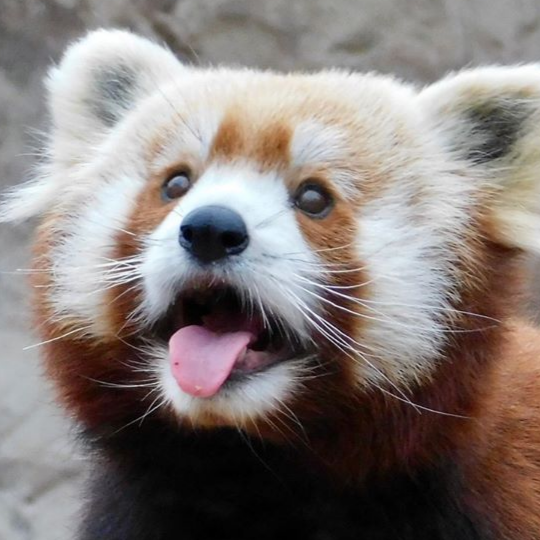
#> input picture assets/sample.png, 540 x 540 px, found by its file name
$ jupyter execute color_analysis.ipynb
#> lines starting #> are read from the running program, lines starting #| are printed output that depends on the picture
[cell 1]
from PIL import Image
import numpy as np
import pandas as pd
import matplotlib.pyplot as plt
import cv2

[cell 2]
def build_color_arrays(path):
    # reads a image, convert colors from BGR to RGB, and then to np array
#> called with path = '../assets/sample.png'
    img = cv2.imread(path)
#> img is the input picture: shape (540, 540, 3); mean B, G, R 120.8, 123.8, 132.7
    img_rgb = cv2.cvtColor(img, cv2.COLOR_BGR2RGB)
    img_to_array = np.asarray(img_rgb)[0]
#> img_to_array = 540 rows, first 8: [109, 105, 104], [110, 106, 105], [112, 108, 107], [115, 111, 110], [118, 114, 113], [120, 116, 115], [122, 118, 117], [122, 121, 117]

    # deals with array, removes duplicates and sorts the df
    df = pd.DataFrame(img_to_array, columns=['r', 'g', 'b'])
#> df = table of 540 rows and 3 columns
    df['duplicate?'] = df.duplicated()
    unique_df = df.loc[df['duplicate?'] == False]
#> unique_df = table of 285 rows and 4 columns
    sorted_df = unique_df.sort_values(['r', 'g', 'b'])
#> sorted_df = table of 285 rows and 4 columns
    del sorted_df['duplicate?']

    # builds python list from dataframe
    color_array_sorted = []
    for color in sorted_df.index:
        r, g, b = sorted_df['r'][color], sorted_df['g'][color], sorted_df['b'][color]
        color_array_sorted.append((r, g, b))
#> this loop made 285 passes
#> (color, r, g, b) on passes 1 to 3: (46, 99, 94, 91), (47, 100, 95, 92), (45, 100, 96, 93)
#> after the loop, color_array_sorted = 285 items, first 6: (99, 94, 91), (100, 95, 92), (100, 96, 93), (100, 98, 97), (100, 99, 98), (101, 100, 99)

    # slices the list into three equal parts, to get bright, medium, and darker colors
    size = len(color_array_sorted)
#> size = 285
    n = int(size / 3)
#> n = 95
    dark = color_array_sorted[0:n]
#> dark = 95 items, first 6: (99, 94, 91), (100, 95, 92), (100, 96, 93), (100, 98, 97), (100, 99, 98), (101, 100, 99)
    medium = color_array_sorted[n:n+n]
#> medium = 95 items, first 6: (128, 124, 121), (128, 125, 116), (128, 127, 121), (129, 127, 124), (129, 128, 124), (129, 129, 120)
    bright = color_array_sorted[n+n:n+n+n]
#> bright = 95 items, first 6: (146, 145, 140), (146, 145, 143), (146, 145, 144), (146, 146, 144), (146, 146, 146), (147, 146, 142)

    return [
        dark,
        medium,
        bright,
        color_array_sorted
    ]

[cell 3]
import random
from PIL import Image


def build_palettes(dark, medium, bright, all_color):
    dark = random.sample(dark, 5)
    medium = random.sample(medium, 5)
    bright = random.sample(bright, 5)
    all_color = random.sample(all_color, 5)

    dark_palette = Image.new(mode='RGBA', size=(100, 500), color=(0, 0, 0))
    medium_palette = Image.new(mode='RGBA', size=(100, 500), color=(0, 0, 0))
    bright_palette = Image.new(mode='RGBA', size=(100, 500), color=(0, 0, 0))
    all_palette = Image.new(mode='RGBA', size=(100, 500), color=(0, 0, 0))

    count = 0
    for col in range(0, 5):
        color_dark = Image.new(mode='RGBA', size=(100, 100), color=dark[col])
        dark_palette.paste(color_dark, (0, count))

        color_medium = Image.new(mode='RGBA', size=(100, 100), color=medium[col])
        medium_palette.paste(color_medium, (0, count))

        color_bright = Image.new(mode='RGBA', size=(100, 100), color=bright[col])
        bright_palette.paste(color_bright, (0, count))

        color_all = Image.new(mode='RGBA', size=(100, 100), color=all_color[col])
        all_palette.paste(color_all, (0, count))
        count += 100


    fig = plt.figure()
    ax1 = fig.add_subplot(1, 4, 1)
    ax1.set_title('Darker')
    ax1.imshow(dark_palette)

    ax2 = fig.add_subplot(1, 4, 2)
    ax2.set_title('Medium')
    ax2.imshow(medium_palette)

    ax3 = fig.add_subplot(1, 4, 3)
    ax3.set_title('Brighter')
    ax3.imshow(bright_palette)

    ax4 = fig.add_subplot(1, 4, 4)
    ax4.set_title('All')
    ax4.imshow(all_palette)

[cell 4]
dark, medium, bright, color_arr = build_color_arrays('../assets/sample.png')
#> color_arr has the same summary as color_array_sorted in build_color_arrays
build_palettes(dark=dark, bright=bright, medium=medium, all_color=color_arr)
#> in build_palettes, `dark = random.sample(dark, 5)`: dark = [(116, 111, 108), (117, 116, 112), (101, 100, 99), (109, 105, 104), (120, 118, 119)]
#> in build_palettes, `medium = random.sample(medium, 5)`: medium = [(141, 140, 136), (140, 135, 132), (137, 136, 132), (141, 140, 135), (138, 137, 133)]
#> in build_palettes, `bright = random.sample(bright, 5)`: bright = [(155, 155, 158), (150, 146, 143), (154, 153, 151), (148, 148, 146), (151, 148, 145)]
#> in build_palettes, `all_color = random.sample(all_color, 5)`: all_color = [(122, 117, 114), (115, 114, 110), (136, 132, 132), (157, 156, 152), (123, 118, 115)]
#> the loop in build_palettes, `for col in range(0, 5):` made 5 passes
#> pass 1, in build_palettes, `color_dark = Image.new(mode='RGBA', size=(100, 100), color=dark[col])`:
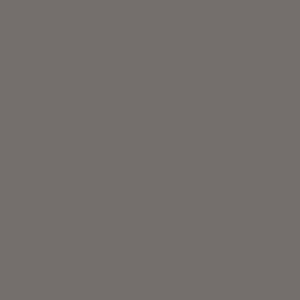
#> color_dark: PIL image 100x100 RGBA (shown 3 times larger); mean R, G, B, A 116, 111, 108, 255
#> pass 1, in build_palettes, `color_medium = Image.new(mode='RGBA', size=(100, 100), color=medium[co..`:
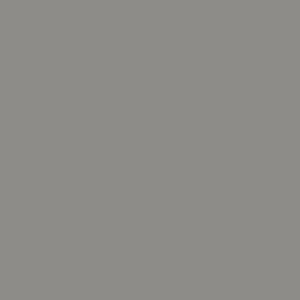
#> color_medium: PIL image 100x100 RGBA (shown 3 times larger); mean R, G, B, A 141, 140, 136, 255
#> after the loop in build_palettes, `for col in range(0, 5):`:
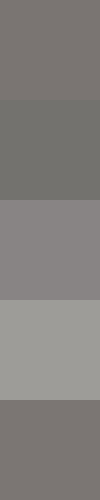
#> all_palette: PIL image 100x500 RGBA; mean R, G, B, A 130.6, 127.4, 124.6, 255
#> after the loop in build_palettes, `for col in range(0, 5):`:
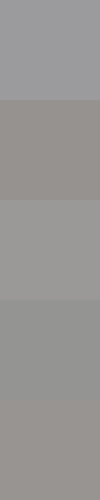
#> bright_palette: PIL image 100x500 RGBA; mean R, G, B, A 151.6, 150, 148.6, 255
#> after the loop in build_palettes, `for col in range(0, 5):`:
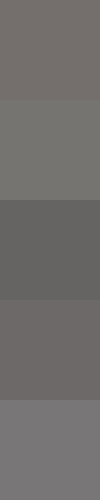
#> dark_palette: PIL image 100x500 RGBA; mean R, G, B, A 112.6, 110, 108.4, 255
#> after the loop in build_palettes, `for col in range(0, 5):`:
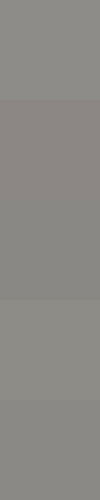
#> medium_palette: PIL image 100x500 RGBA; mean R, G, B, A 139.4, 137.6, 133.6, 255
#> after the loop in build_palettes, `for col in range(0, 5):`: count = 500
